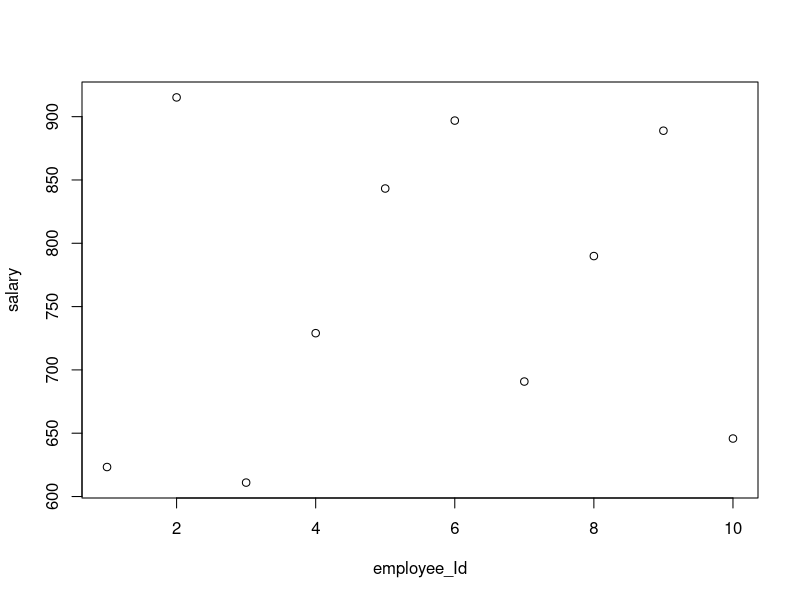

Reproduce this figure in R.
emp.data<- data.frame(
employee_id = c(1:10),
employee_name = c('Louise Aparicio','Alfred Burnett', 'Sandra Warden','John Uziel','Jean Reed','Briana Lucero','Joanne Thomas','Martha Jones','Mary Suggs','Talisha Mccormick'),
sal = c(623.3,915.2,611.0,729.0,843.25,896.9,690.8,789.9,888.9,645.8),

starting_date = as.Date(c("2012-01-01", "2013-09-23", "2014-11-15", "2014-05-11",
      "2015-03-27")),
stringsAsFactors = FALSE
)
head(emp.data,10)
plot(emp.data$employee_id,emp.data$sal,ylab = 'salary',xlab='employee_Id')
